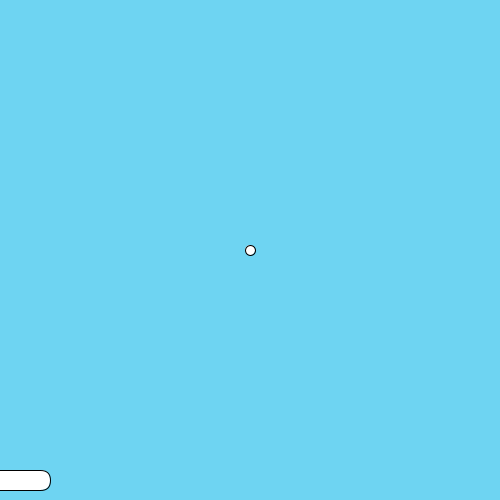
Frame 1 (no input)
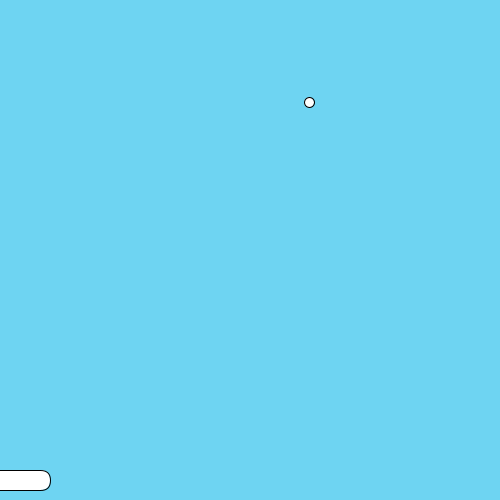
Frame 60 (the mouse pressed at the canvas centre just before this capture)
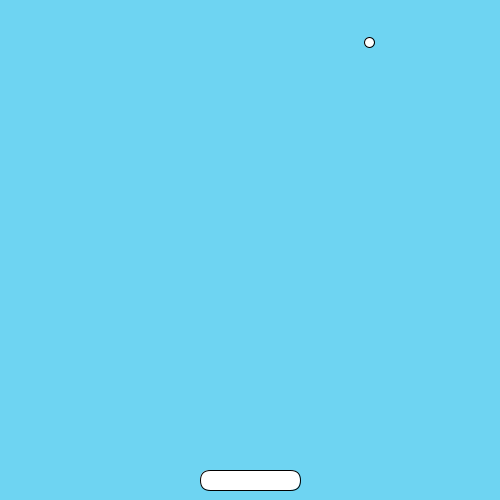
Frame 120 (the mouse held since frame 60 and released just before this capture)

The Processing sketch that drew these frames (run headless with seeded random() and noise(); from frame 60 on, the mouse is pressed at the canvas centre):

// Processing sketch: week04_4_final_
// ── week04_4_final_.pde
void setup(){
  size(500,500);
}
float x=250,y=250;
float vx=1.0,vy=-2.5;
float boardx,boardy=470,boardw=100,boardh=20;
void draw(){
  background(#6ED4F2);
  boardx=mouseX-boardw/2;
  rect(boardx,boardy,boardw,boardh,20);
  ellipse(x,y,10,10);//橢圓
  x=x+vx;
  y=y+vy;
  if(x>500) vx=-vx;
  if(x<0) vx=-vx;
  if(y<0) vy=-vy;
  if((y>boardy && y<boardy+boardh) && (x>boardx && x<boardx+boardw))
  {
    vy=-vy;
    vx+=(mouseX-pmouseX)/2;
  }
  if(mousePressed && mouseButton==LEFT) boardw *= 1.01; 
  if(mousePressed && mouseButton==RIGHT) boardw *= 0.99;
}
